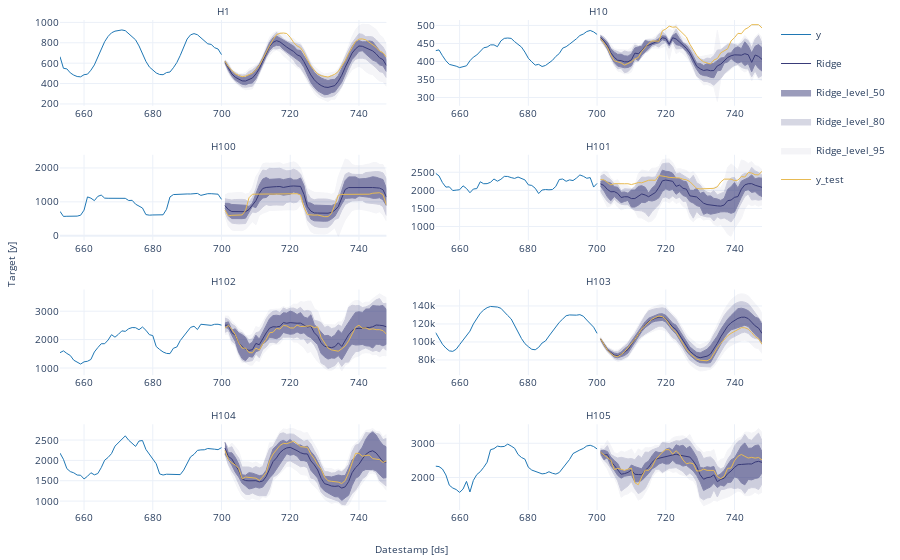

Here is the notebook cell this chart was saved with:
### Markdown cell above
### Ridge

### Code cell
sf.plot(train, test, plot_random = False, models=['Ridge', 'y_test'], level=levels, max_insample_length=48)
